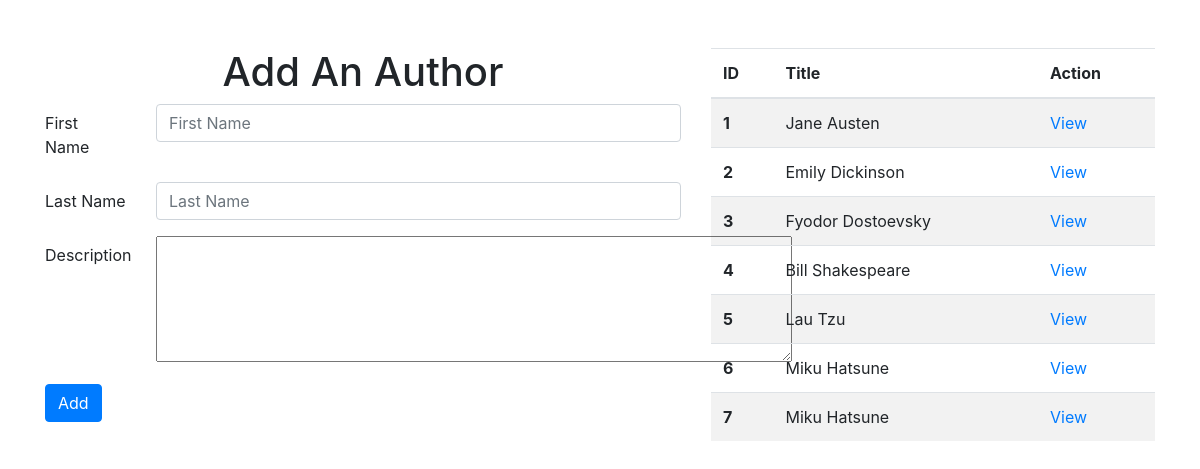
Screenshot of /authors/ with the database file from the repository.
### books_authors_app/models.py (models this page shows, shortened)
class Author(models.Model):
    first_name = models.CharField(max_length=45)
    last_name = models.CharField(max_length=45)
    notes = models.TextField()
    books = models.ManyToManyField(Book, related_name="Author")
    created_at = models.DateTimeField(auto_now_add=True)
    updated_at = models.DateTimeField(auto_now=True)

### books_authors_app/views.py (the view)
# urls.py: path('authors/', views.authors, name='authors'),
def authors(request):
    context = {
        "authors" : Author.objects.all(),
    }
    return render(request, 'html/author.html', context)

### books_authors_app/templates/html/author.html (shortened to what this page needs)
{% extends "html/base.html" %}
{% block content %}
<div class="row">
    <div class="col mt-5">
        <h1 class="text-center">Add An Author</h1>
        <form action="{% url 'authoradd' %}" method="POST">
            <div class="form-group row">
                <label for="authfirst" class="col-sm-2 col-form-label">First Name</label>
                <div class="col-sm-10">
                    <input type="text" class="form-control" id="authfirst" name="authfirst" placeholder="First Name">
                </div>
            </div>
            <div class="form-group row">
                <label for="authlast" class="col-sm-2 col-form-label">Last Name</label>
                <div class="col-sm-10">
                    <input type="text" class="form-control" id="authlast" name="authlast" placeholder="Last Name">
                </div>
            </div>
            <div class="form-group row">
                <label for="authnotes" class="col-sm-2 col-form-label">Description</label>
                <div class="col-sm-10">
                    <textarea name="authnotes" id="authnotes" cols="60" rows="5" placeholder="Author Notes">
                    </textarea>
                </div>
            </div>
            <div class="form-group row">
                <div class="col-sm-10">
                    <button type="submit" class="btn btn-primary">Add</button>
                </div>
            </div>
        </form>
    </div>
    <div class="col mt-5">
        <table class="table table-striped">
            <thead>
                <tr>
                    <th scope="col">ID</th>
                    <th scope="col">Title</th>
                    <th scope="col">Action</th>
                </tr>
            </thead>
            <tbody>
                {% for author in authors %}
                <tr>
                    <th scope="row">{{ author.id }}</th>
                    <td>{{ author.first_name }} {{ author.last_name }}</td>
                    <td><a href="../authors/{{ author.id }}">View</a></td>
                </tr>
                {% endfor %}
            </tbody>
        </table>
    </div>
</div>
{% endblock content %}

### books_authors_app/templates/html/base.html (shortened to what this page needs)
{% load static %}
<!DOCTYPE html>
<html lang="en">
<head>
    <link rel="stylesheet" href="https://stackpath.bootstrapcdn.com/bootstrap/4.3.1/css/bootstrap.min.css">
    <link rel="stylesheet" href="{% static 'css/style.css' %}">
</head>
<body>
    <div class="container">
        {% block content %}
        {% endblock content %}
    </div>
</body>
</html>

### rows the page displays
Author: id "1", first_name "Jane", last_name "Austen"
Author: id "2", first_name "Emily", last_name "Dickinson"
Author: id "3", first_name "Fyodor", last_name "Dostoevsky"
Author: id "4", first_name "Bill", last_name "Shakespeare"
Author: id "5", first_name "Lau", last_name "Tzu"
Author: id "6", first_name "Miku", last_name "Hatsune"
Author: id "7", first_name "Miku", last_name "Hatsune"
